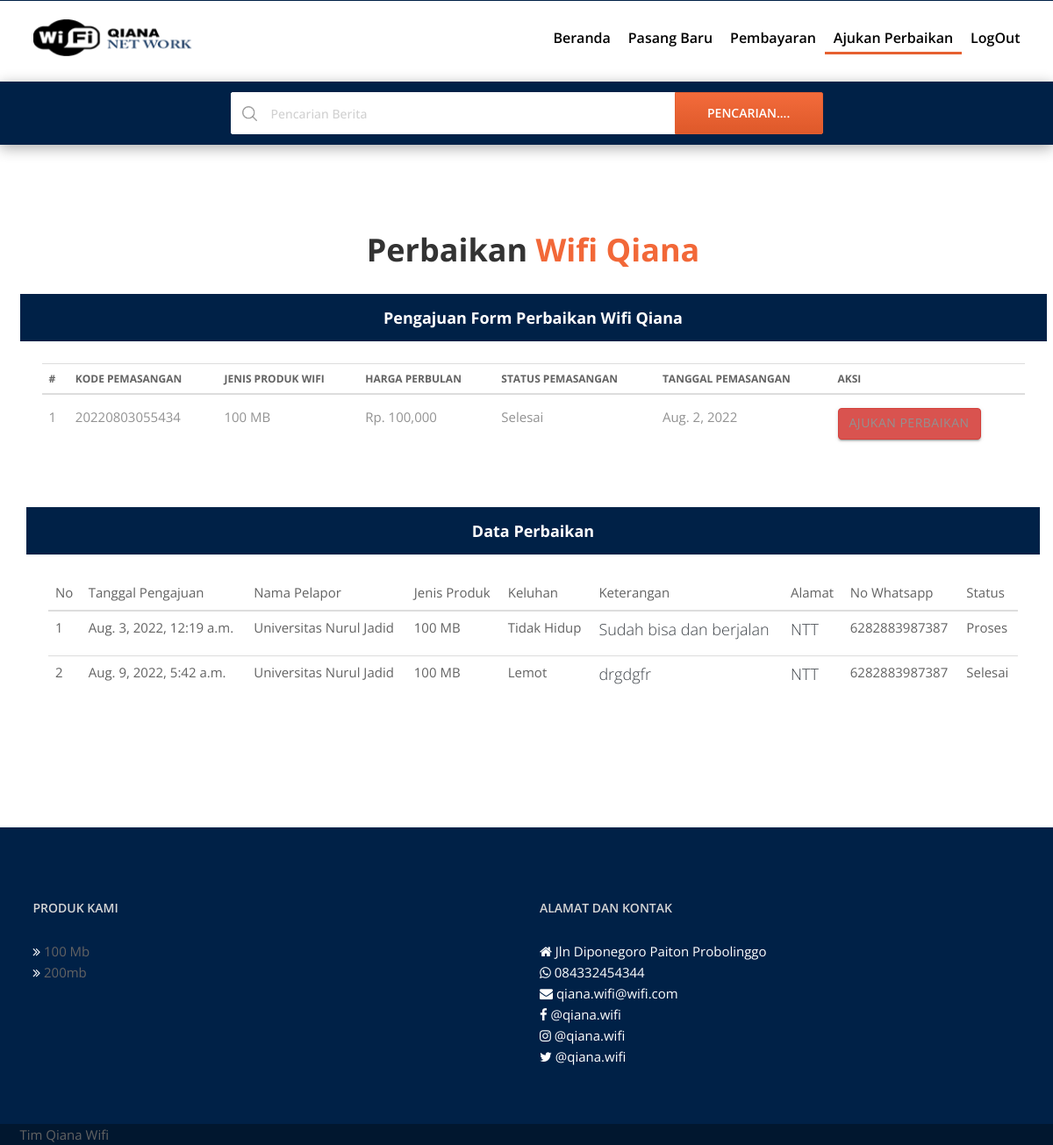
Page /ajukan-perbaikan/ (signed in) on the committed database.
### administrator/models.py (models this page shows, shortened)
class DetailPasang(models.Model):
    STATUS=(
        ('Baru', 'Baru'),
        ('Proses' , 'Proses'),
        ('Bayar' , 'Bayar'),
        ('Selesai' , 'Selesai'),
        ('Batal' , 'Batal'),
    )
    KETERANGAN=(
        ('Belum Lunas', 'Belum Lunas'),
        ('Lunas' , 'Lunas'),
        ('Kadaluarsa' , 'Kadaluarsa'),
        ('Anda Batalkan' , 'Anda Batalkan'),
        ('Pembayaran Ditolak' , 'Pembayaran Ditolak'),
    )
    BANK=(
        ('bri' , 'bri'),
        ('bni' , 'bni'),
        ('bca' , 'bca'),
    )
    id_transaksi_va = models.CharField(max_length=200, blank=True, null=True)
    kode_pasang = models.CharField(max_length=200, blank=True, null=True)
    pelanggan = models.ForeignKey(Pelanggan, null=True, blank=True, on_delete=models.SET_NULL)
    produk = models.ForeignKey(Produk, null=True, blank=True, on_delete=models.SET_NULL)
    status = models.CharField(max_length=200, blank=True, null=True, choices=STATUS)
    keterangan = models.CharField(max_length=200, blank=True, null=True, choices=KETERANGAN)
    bank = models.CharField(max_length=200, blank=True, null=True, choices=BANK)
    alasan_pembatalan = RichTextField(blank=True, null=True)
    date_created= models.DateTimeField(auto_now_add=True, null=True)
    tanggal_pasang = models.DateField(null=True, blank=True)
    class Meta:
        verbose_name_plural ="Detail Pasang"

class Produk(models.Model):
    nama_produk = models.CharField(max_length=200, blank=True, null=True, unique=True)
    gambar = ResizedImageField(size=[700, 400], quality=80, crop=['middle', 'center'] , upload_to='gambar/produk', blank=True, null=True, verbose_name="Gambar (700 x 400 pixel)*)")
    harga = models.PositiveIntegerField(blank=False, null=True)
    harga_pemasangan = models.PositiveIntegerField(blank=False, null=True)
    slug = models.SlugField(max_length=200, unique=True)
    keterangan = RichTextField(blank=True, null=True)
    date_created= models.DateTimeField(auto_now_add=True, null=True)
    class Meta:
        verbose_name_plural ="Produk"

class Perbaikan(models.Model):
    STATUS=(
        ('Baru', 'Baru'),
        ('Proses' , 'Proses'),
        ('Selesai' , 'Selesai'),
    )
    pelanggan = models.ForeignKey(Pelanggan, null=True, blank=True, on_delete=models.SET_NULL)
    detailpasang = models.ForeignKey(DetailPasang, null=True, blank=True, on_delete=models.SET_NULL)
    status = models.CharField(max_length=200, blank=False, null=True, choices=STATUS)
    keluhan = RichTextField(blank=True, null=True)
    keterangan = RichTextField(blank=True, null=True)
    date_created= models.DateTimeField(auto_now_add=True, null=True)
    class Meta:
        verbose_name_plural ="Perbaikan"

class Pelanggan(models.Model):
    user = models.OneToOneField(User, null=True, on_delete=models.CASCADE)
    nama = models.CharField(max_length=200, blank=False, null=True)
    wa = models.CharField(max_length=200, blank=False, null=True,verbose_name="No Whatsapp")
    alamat = RichTextField(blank=True, null=True)
    email = models.EmailField(max_length=200, blank=False, null=True)
    date_created= models.DateTimeField(auto_now_add=True, null=True)
    class Meta:
        verbose_name_plural ="Pelanggan"

### website/decorators.py (the view)
        def perubahan_halaman(request, *args, **kwargs):
            group = None
            if request.user.groups.exists():
                group = request.user.groups.all()[0].name
            if group in yang_diizinkan :
                return fungsi_awal(request, *args, **kwargs)
            else:
                return HttpResponse('<h2><center>Anda Tidak Dijikankan Ke Tampilan ini</center></h2>')

### website/templates/ajukanperbaikan.html (shortened to what this page needs)
{% extends "basewebsite.html" %}
{% load static %}
{% load humanize %}
{% block content %}
<section>
        <div class="container">
            <div class="row">
                <div class="cor">
                    <section>
        <div class="container com-sp">
            <div class="row">
                <div class="con-title">
                    <h2>Perbaikan  <span>Wifi Qiana</span></h2>
                     <div class="sb2-2-3">
                    <div class="row">
                        <div class="col-md-12">
						<div class="box-inn-sp admin-form">
                                <div class="inn-title">
                                    <h4>Pengajuan Form Perbaikan Wifi Qiana</h4>
                                </div>
                                <div class="tab-inn">
                                <div class="table-responsive table-desi">
                                        <table class="table table-hover">
                                            <thead>
                                                <tr>
                                                    <th>#</th>
													<th>Kode Pemasangan</th>
                                                    <th>Jenis Produk Wifi</th>
                                                    <th>Harga Perbulan</th>
                                                    <th>Status Pemasangan</th>
													<th>Tanggal Pemasangan</th>
													<th>Aksi</th>
                                                </tr>
                                            </thead>
                                            <tbody>
                                              {% for row in perbaikan %}
                                            <tr>
                                                   <td>{{ forloop.counter }}</td>
                                                    <td>{{row.kode_pasang}}</td>
                                                    <td>{{row.produk.nama_produk}}</td>
                                                    <td>Rp. {{row.produk.harga|intcomma}}</td>
                                                    <td>{{row.status}}</td>
                                                    <td>
                                                    {% if row.tanggal_pasang %}
                                                        {{row.tanggal_pasang}}
                                                    {% else %}
                                                        Belum Ada Jadwal
                                                    {% endif %}
                                                    </td>
                                                    <td>
                                                    <a href="{% url 'ajukanperbaikanwifi' row.kode_pasang  %}" type="buttom" class="btn btn-danger"> Ajukan Perbaikan</a>
                                                    </td>
                                                </tr>
                                            {% empty %}
                                            <tr>
                                                    <td colspan="6" align="center">Data Pemasangan Masih Kosong</td>
                                                </tr>
                                            {% endfor %}
                                            </tbody>
                                        </table>
                                    </div>
                                </div>
                            </div>
                        </div>
                        </div>
                        <br/>
                        <div class="col-md-12">
						<div class="box-inn-sp admin-form">
                                <div class="inn-title">
                                    <h4>Data Perbaikan</h4>
                                </div>
                                <div class="tab-inn">
                                <div class="table-responsive">
                                                      <table class="table table-hover">
                                                          <thead>
                                                            <tr align="center">
                                                             <th>No</th>
                                                             <th>Tanggal Pengajuan</th>
                                                              <th>Nama Pelapor</th>
                                                              <th>Jenis Produk</th>
                                                              <th>Keluhan</th>
                                                              <th>Keterangan</th>
                                                              <th>Alamat </th>
                                                              <th>No Whatsapp </th>
                                                              <th>Status </th>
                                                            </tr>
                                                          </thead>
                                                          <tbody>
                                                          {% for row in data %}
                                                          <tr align="center">
                                                            <td>{{ forloop.counter }}</td>
                                                              <td>{{row.date_created}}</td>
                                                            <td>{{row.pelanggan.nama}}</td>
                                                            <td>{{row.detailpasang.produk.nama_produk}}</td>
                                                            <td>{{row.keluhan|safe}}</td>
                                                             <td>
                                                            {% if row.keterangan %}
                                                            {{row.keterangan|safe}}
                                                            {% else %}
                                                            -
                                                            {% endif %}
                                                            </td>
                                                            <td>{{row.pelanggan.alamat|safe}}</td>
                                                            <td>{{row.pelanggan.wa}}</td>
                                                            <td>{{row.status}}</td>
                                                          </tr>
                                                          {% empty %}
                                                          <tr>
                                                            <td colspan="8" align="center">Data perbaikan Kosong</td>
                                                          </tr>
                                                          {% endfor %}
                                                      </table>
                                                  </div>
                                </div>
                            </div>
                        </div>
                        </div>
                </div>
                </div>
            </div>
        </div>
    </section>
{% endblock content  %}

### templates/basewebsite.html (shortened to what this page needs)
<!DOCTYPE html>
{% load static %}
<html lang="en">
<head>
    <link rel="stylesheet" href="{% static 'web/css/font-awesome.min.css' %}">
    <link href="{% static 'web/css/materialize.css' %}" rel="stylesheet">
    <link href="{% static 'web/css/bootstrap.css' %}" rel="stylesheet" />
    <link href="{% static 'web/css/style.css' %}" rel="stylesheet" />
    <link href="{% static 'web/css/style-mob.css' %}" rel="stylesheet" />
</head>
<body>
    {% include "navbarwebsite.html" %}
{% block content %}
{% endblock content %}
    <section class="wed-hom-footer">
        <div class="container">
            <div class="row">
                <div class="col-md-6">
                    <h4>Produk Kami</h4>
                    <ul>
                    {% for row in produkfooter %}
                        <li style="color:white;"><i class="fa fa-angle-double-right"></i> <a href="{% url 'pasangproduk' row.slug  %}">{{row.nama_produk|title}}</a></li>
                    {% empty %}
                        <li><div class="alert alert-danger">Produk Masih kosong</div></li>
                    {% endfor %}
                    </ul>
                </div>
                <div class="col-md-6" >
                    <h4>Alamat dan Kontak</h4>
                    <ul>
                       <li style="color:white;"><i class="fa fa-home"></i> Jln Diponegoro Paiton Probolinggo </li>
                        <li style="color:white;"><i class="fa fa-whatsapp"></i> 084332454344 </li>
                        <li style="color:white;"><i class="fa fa-envelope"></i> qiana.wifi@wifi.com</li>
                        <li style="color:white;"><i class="fa fa-facebook"></i> @qiana.wifi</li>
                        <li style="color:white;"><i class="fa fa-instagram"></i> @qiana.wifi</li>
                        <li style="color:white;"><i class="fa fa-twitter"></i> @qiana.wifi</li>
                </div>
            </div>
        </div>
    </section>
    <section class="wed-rights">
        <div class="container">
            <div class="row">
                <div class="copy-right">
                   <a target="_blank" href="">Tim Qiana Wifi</a>
                </div>
            </div>
        </div>
    </section>
</body>
</html>

### templates/navbarwebsite.html (shortened to what this page needs)
{% load static %}
    <section>
        <div class="top-logo" data-spy="affix" data-offset-top="250">
            <div class="container">
                <div class="row">
                    <div class="col-md-12">
                        <div class="wed-logo">
                            <a href=""><img src="{% static 'web/images/logo.png' %}" alt="" />
                            </a>
                        </div>
                        <div class="main-menu">
                            <ul>
                                <li class="{% if menu == 'beranda' %} active {% endif %}">
                                    <a href="{% url 'beranda' %}">Beranda</a>
                                </li>
                               {% if user.is_authenticated %}
											{% for group in user.groups.all  %}
												{% if group.name == "pelanggan" %}
													<li class="{% if menu == 'pasangbaru' %} active {% endif %}">
														<a href="{% url 'datapasang' %}">Pasang Baru</a>
													</li>
													<li class="{% if menu == 'pembayaranwifi' %} active {% endif %}">
														<a href="{% url 'pembayaranbulanan' %}">Pembayaran</a>
													</li>
													<li class="{% if menu == 'ajukanperbaikan' %} active {% endif %}">
														<a href="{% url 'ajukanperbaikan' %}">Ajukan Perbaikan</a>
													</li>
												{% endif %}
											{% endfor %}
										{% endif %}
                                {% if user.is_authenticated %}
								<li class="">
                                    <a href="{% url 'logout' %}">LogOut</a>
                                </li>
								{% endif %}
                            </ul>
                        </div>
                    </div>
                </div>
            </div>
        </div>
        <div class="search-top">
            <div class="container">
                <div class="row">
                    <div class="col-md-12">
                        <div class="search-form">
                         <form action=""  method="GET">
                                <div class="sf-type">
                                    <div class="sf-input">
                                        <input type="text"  name="kata" id="sf-box" placeholder="Pencarian Berita">
                                    </div>
                                </div>
                                <div class="sf-submit">
                                    <input type="submit" value="Pencarian....">
                                </div>
                            </form>
                        </div>
                    </div>
                </div>
            </div>
        </div>
    </section>

### rows in the picture
DetailPasang: kode_pasang "20220803055434", produk.nama_produk "100 MB", produk.harga "100,000", status "Selesai", tanggal_pasang "Aug. 2, 2022"
Perbaikan: date_created "Aug. 3, 2022, 12:19 a.m.", pelanggan.nama "Universitas Nurul Jadid", detailpasang.produk.nama_produk "100 MB", keluhan "Tidak Hidup", keterangan "Sudah bisa dan berjalan", pelanggan.alamat "NTT", pelanggan.wa "6282883987387", status "Proses"
Perbaikan: date_created "Aug. 9, 2022, 5:42 a.m.", pelanggan.nama "Universitas Nurul Jadid", detailpasang.produk.nama_produk "100 MB", keluhan "Lemot", keterangan "drgdgfr", pelanggan.alamat "NTT", pelanggan.wa "6282883987387", status "Selesai"
Produk: nama_produk "100 Mb"
Produk: nama_produk "200mb"
